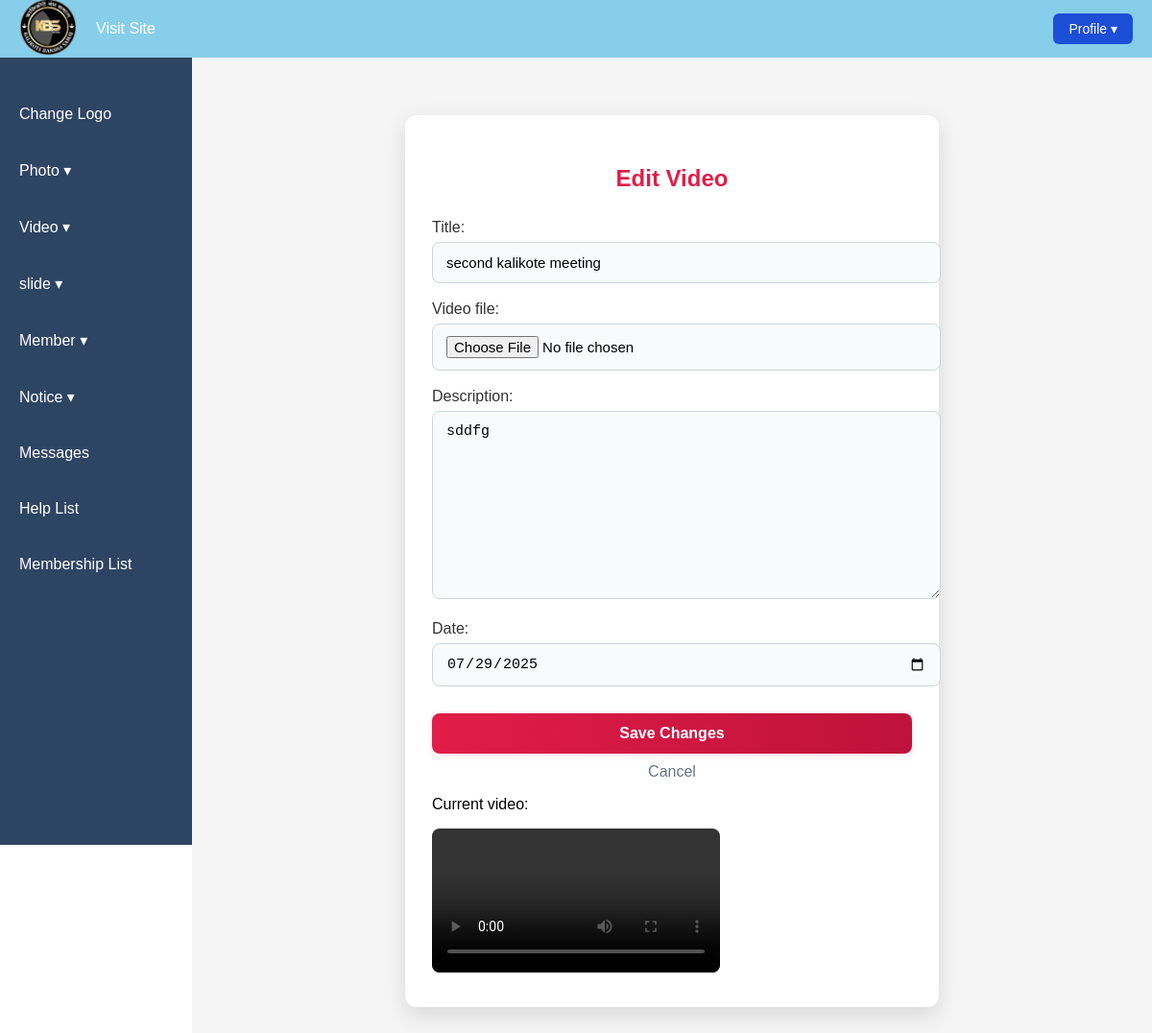
Screenshot of /edit_video/5/ (signed in) with the database file from the repository.
### adminuses/models.py (models this page shows, shortened)
class Logo(models.Model):
    logo = models.ImageField(upload_to='logos/')

class Video(models.Model):
    title = models.CharField(max_length=100)
    video_file = models.FileField(upload_to='videos/')
    description = models.TextField(blank=True)
    date = models.DateField()

### adminuses/views.py (the view)
# urls.py: path('edit_video/<int:video_id>/', edit_video, name='edit_video'),  # Placeholder
def edit_video(request, video_id):
    if not request.user.is_authenticated:
        return redirect('role_login')
    try:
        video = Video.objects.get(id=video_id)
    except Video.DoesNotExist:
        return redirect('manage_video')
    if request.method == 'POST':
        form = AddVideoForm(request.POST, request.FILES)
        if form.is_valid():
            cleaned = form.cleaned_data
            video.title = cleaned['title']
            video.description = cleaned.get('description', '')
            video.date = cleaned['date']
            if cleaned.get('video_file'):
                video.video_file = cleaned['video_file']
            video.save()
            return redirect('manage_video')
    else:
        form = AddVideoForm(initial={
            'title': video.title,
            'description': video.description,
            'date': video.date,
        })
    return render(request, 'edit_video.html', {'form': form, 'video': video})

### adminuses/form.py
class AddVideoForm(forms.Form):
    title = forms.CharField(max_length=100, widget=forms.TextInput(attrs={'placeholder': 'Video Title'}))
    video_file = forms.FileField()
    description = forms.CharField(widget=forms.Textarea(attrs={'placeholder': 'Description'}), required=False)
    date = forms.DateField(widget=forms.DateInput(attrs={'type': 'date'}))

### adminuses/context_processor.py (called while the page is built)
def logo_context(request):
    logo = Logo.objects.first()
    return {'logo': logo}

### templates/edit_video.html (shortened to what this page needs)
{% extends 'base.html' %}
{% block content %}
<div class="upload-form-container">
  <h2>Edit Video</h2>
  <form method="post" enctype="multipart/form-data">
    <div>
      {{ form.title.label_tag }}
      {{ form.title }}
    </div>
    <div>
      {{ form.video_file.label_tag }}
      {{ form.video_file }}
    </div>
    <div>
      {{ form.description.label_tag }}
      {{ form.description }}
    </div>
    <div>
      {{ form.date.label_tag }}
      {{ form.date }}
    </div>
    <button type="submit" class="submit-button">Save Changes</button>
    <a href="{% url 'manage_video' %}" class="cancel-link">Cancel</a>
  </form>
  <div class="preview">
    <p>Current video:</p>
    <video controls src="{{ video.video_file.url }}"></video>
  </div>
</div>
{% endblock %}

### templates/base.html (shortened to what this page needs)
<!DOCTYPE html>
<html lang="en">
<head>
  {% load static %}
  <link rel="stylesheet" href="{% static 'css/base.css' %}">
</head>
<body>
  <nav class="navbar">
    <div class="nav-left">
      {% if logo %}
        <a href="{% url 'dashboard' %}">
          <img src="{{ logo.logo.url }}" alt="Logo" style="height:60px;">
        </a>
      {% endif %}
      <ul class="nav-menu">
        <li><a href="{% url 'index' %}" target="_blank">Visit Site</a></li>
      </ul>
    </div>
    <div class="profile-dropdown">
      <button class="profile-btn">Profile ▾</button>
    </div>
  </nav>
  <div class="sidebar">
    <ul class="side-menu">
      <li><a href="{% url 'change_logo' %}">Change Logo</a></li>
      <li>
        <a href="#" onclick="toggleSidebarSubMenu('photo-submenu'); return false;">Photo ▾</a>
      </li>
      <li>
        <a href="#" onclick="toggleSidebarSubMenu('video-submenu'); return false;">Video ▾</a>
      </li>
      <li>
        <a href="#" onclick="toggleSidebarSubMenu('slide-submenu'); return false;">slide ▾</a>
      </li>
      <li>
        <a href="#" onclick="toggleSidebarSubMenu('member-submenu'); return false;">Member ▾</a>
      </li>
      <li>
        <a href="#" onclick="toggleSidebarSubMenu('notice-submenu'); return false;">Notice ▾</a>
      </li>
      <li><a href="{% url 'messages' %}">Messages</a></li>
      <li><a href="{% url 'help_list' %}">Help List</a></li>
      <li><a href="{% url 'membership_list' %}">Membership List</a></li>
    </ul>
  </div>
  <div class="main-content">
    {% block content %}{% endblock %}
  </div>
</body>
</html>

### static/css/base.css (style rules this page uses)
body { margin: 0; font-family: Arial, sans-serif; display: flex; min-height: 100vh; }
.navbar { position: fixed; top: 0; left: 0; right: 0; height: 60px; background-color: #87CEEB; display: flex; justify-content: space-between; align-items: center; padding: 0 20px; z-index: 1000; }
.nav-left { display: flex; align-items: center; }
.nav-menu { list-style: none; display: flex; gap: 30px; margin: 0; padding: 0; }
.nav-menu li a { text-decoration: none; color: white; font-weight: 500; padding: 0 20px; transition: color 0.3s; }
.profile-dropdown { position: relative; }
.profile-btn { background-color: #1d4ed8; color: white; border: none; padding: 8px 16px; border-radius: 6px; cursor: pointer; font-size: 14px; }
.sidebar { width: 200px; background-color: #2e4463; padding-top: 80px; flex-shrink: 0; height: 100vh; position: fixed; overflow-y: auto; }
.side-menu { list-style: none; padding: 0; margin: 0; }
.side-menu li { margin: 20px 0; }
.side-menu li a { text-decoration: none; color: white; padding: 10px 20px; display: block; transition: background 0.3s; }
.main-content { margin-left: 200px; padding: 80px 20px 20px 20px; background-color: #f5f5f5; flex-grow: 1; min-height: 100vh; }

### templates/edit_video.html (style rules this page uses)
.upload-form-container { max-width: 500px; margin: 40px auto; background: #fff; border-radius: 12px; box-shadow: 0 8px 24px rgba(0,0,0,0.12); padding: 32px 28px; }
.upload-form-container h2 { text-align: center; color: #e11d48; margin-bottom: 28px; font-weight: 700; }
.upload-form-container form div { margin-bottom: 18px; }
.upload-form-container label { display: block; margin-bottom: 6px; font-weight: 500; color: #333; }
.upload-form-container input[type="text"], .upload-form-container input[type="file"], .upload-form-container textarea, .upload-form-container input[type="date"] { width: 100%; padding: 12px 14px; border-radius: 8px; border: 1px solid #cbd5e1; font-size: 15px; transition: border 0.3s; background: #f8fafc; }
.upload-form-container .submit-button { width: 100%; padding: 12px; background: linear-gradient(90deg, #e11d48, #be123c); color: #fff; font-weight: 600; border: none; border-radius: 8px; cursor: pointer; font-size: 16px; margin-top: 10px; box-shadow: 0 2px 8px rgba(225,29,72,0.12); transition: background 0.3s; }
.preview { margin: 14px auto 0; }
.cancel-link { display: inline-block; width: 100%; text-align: center; margin-top: 10px; color: #64748b; text-decoration: none; }
video { max-width:100%; border-radius:8px; }

### rows the page displays
Logo: logo (picture)
Video: title "second kalikote meeting", description "sddfg", date "07/29/2025"
